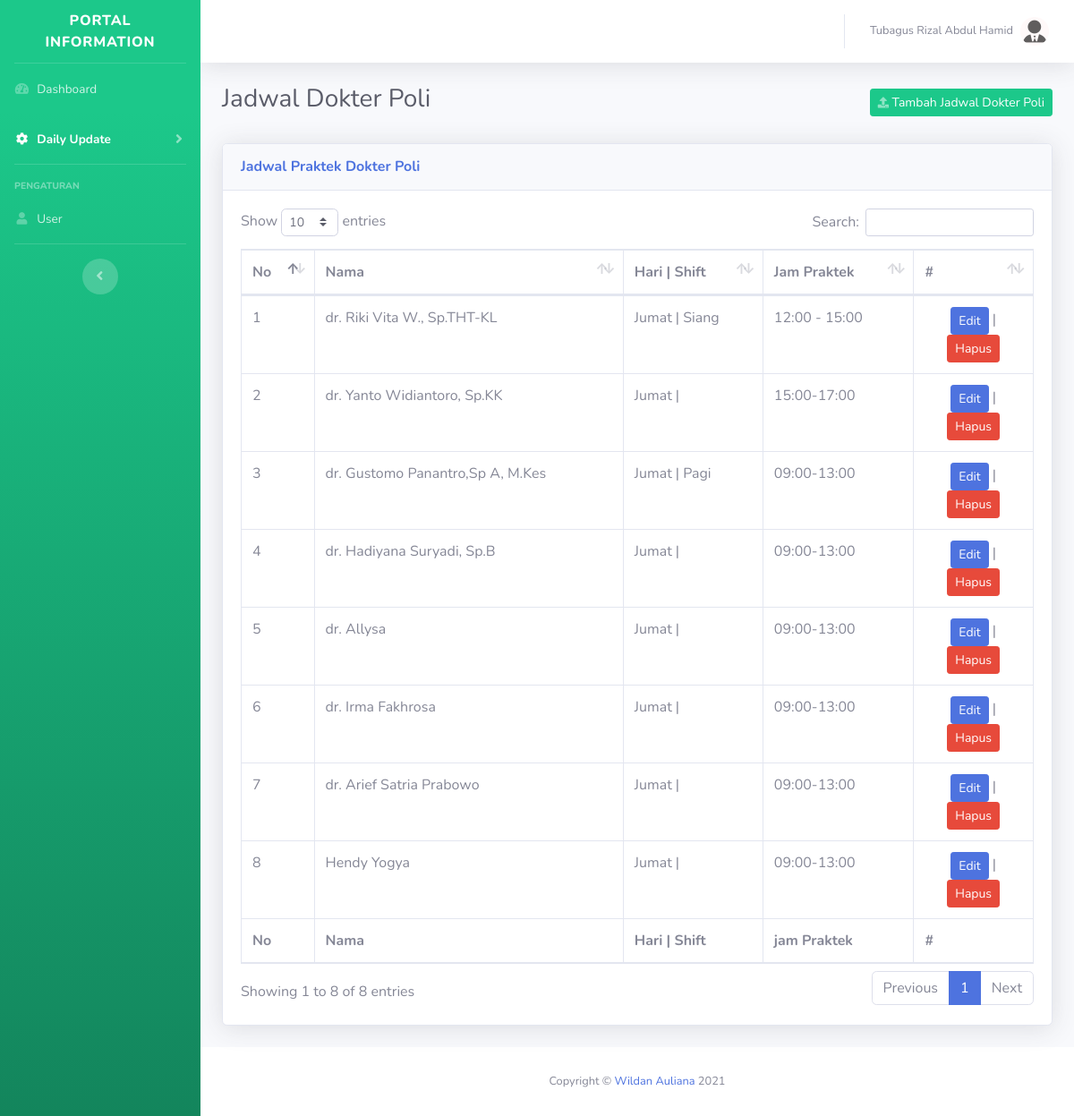
Screenshot of /admin/jadwal.php (signed in) with the database file from the repository.
### tables this page shows
CREATE TABLE `jadwal` (
  `id` int(11) NOT NULL,
  `id_dr` int(11) NOT NULL,
  `hari_praktek` varchar(160) NOT NULL,
  `shift` varchar(6) NOT NULL,
  `keterangan` varchar(16) DEFAULT NULL,
  `jam` varchar(20) DEFAULT NULL,
  `status` varchar(16) NOT NULL
);

CREATE TABLE `dokter` (
  `id` int(11) NOT NULL,
  `nama` varchar(255) NOT NULL,
  `spesialis` varchar(160) NOT NULL,
  `lokasi` int(1) NOT NULL,
  `photo` varchar(160) NOT NULL,
  `status` int(1) NOT NULL
);

### admin/jadwal.php (the view, shortened to what this page needs)
<!DOCTYPE html>
<html lang="en">
<?php
  include('../config.php');
?>
<head>
  <link href="vendor/fontawesome-free/css/all.min.css" rel="stylesheet" type="text/css">
  <link href="css/sb-admin-2.min.css" rel="stylesheet">
  <link href="vendor/datatables/dataTables.bootstrap4.min.css" rel="stylesheet">
</head>
<body id="page-top">
  <div id="wrapper">
    <?php
      include('component/sidebar.php');
    ?>
    <div id="content-wrapper" class="d-flex flex-column">
      <div id="content">
        <?php
          include('component/topbar.php');
        ?>
        <div class="container-fluid">
          <div class="d-sm-flex align-items-center justify-content-between mb-4">
            <h1 class="h3 mb-2 text-gray-800">Jadwal Dokter Poli</h1>
            <a href="#tambah_jadwal" class="btn btn-sm btn-success" id="CustId" data-toggle="modal"><i class="fas fa-upload fa-sm text-white-50"></i> Tambah Jadwal Dokter Poli</a>
          </div>
          <div class="card shadow mb-4">
            <div class="card-header py-3">
              <h6 class="m-0 font-weight-bold text-primary">Jadwal Praktek Dokter Poli</h6>
            </div>
            <div class="card-body">
              <div class="table-responsive">
                <table class="table table-bordered" id="dataTable" width="100%" cellspacing="0">
                  <thead>
                    <tr>
                      <th>No</th>
                      <th>Nama</th>
                      <th>Hari | Shift</th>
                      <th>Jam Praktek</th>
                      <th>#</th>
                    </tr>
                  </thead>
                  <tfoot>
                    <tr>
                    <th>No</th>
                      <th>Nama</th>
                      <th>Hari | Shift</th>
                      <th>jam Praktek</th>
                      <th>#</th>
                    </tr>
                  </tfoot>
                  <tbody>
                    <?php
                      $query="SELECT a.*,b.nama FROM jadwal a, dokter b WHERE a.id_dr = b.id";
                      if (mysqli_query($connect,$query)) {
                        $result=mysqli_query($connect,$query);
                      } else die ("Error menjalankan query". mysql_error());
                      if (mysqli_num_rows($result) > 0) {
                        $no='1';
                        while($row = mysqli_fetch_array($result)) {
                          echo "<tr>";
                          echo "  <td>".$no."</td>";
                          echo "  <td>".$row["nama"]."</td>";
                          if($row['hari_praktek']=='Monday'){
                            echo "<td>Senin | ".$row["shift"]."</td>";
                          }else if($row['hari_praktek']=='Tuesday'){
                            echo "<td>Selasa | ".$row["shift"]."</td>";
                          }else if($row['hari_praktek']=='Wednesday'){
                            echo "<td>Rabu | ".$row["shift"]."</td>";
                          }else if($row['hari_praktek']=='Thursday'){
                            echo "<td>Kamis | ".$row["shift"]."</td>";
                          }else if($row['hari_praktek']=='Friday'){
                            echo "<td>Jumat | ".$row["shift"]."</td>";
                          }else if($row['hari_praktek']=='Saturday'){
                            echo "<td>Sabtu | ".$row["shift"]."</td>";
                          }else if($row['hari_praktek']=='Sunday'){
                            echo "<td>Ahad | ".$row["shift"]."</td>";
                          }
                          echo "  <td>".$row["jam"]."</td>";
                          echo "<td width='15%' align='center'> <a href='editjadwal.php?id=".$row['id']."' class='btn btn-sm btn-primary'><i class='glyphicon glyphicon-trash'></i> Edit</a> | ";
                          echo " <a href='control/hapus.php?id=".$row['id']."' class='btn btn-sm btn-danger'><i class='glyphicon glyphicon-trash'></i> Hapus </a></td>";
                          echo "</tr>";
                          $no++;
                        }
                      }
                    ?>
                  </tbody>
                </table>
              </div>
            </div>
          </div>
        </div>
      </div>
      <?php
        include('component/footer.php');
      ?>
    </div>
  </div>
</body>
</html>

### rows the page displays
jadwal: dokter.nama "dr. Riki Vita W., Sp.THT-KL", shift "Siang", jam "12:00 - 15:00"
jadwal: dokter.nama "dr. Yanto Widiantoro, Sp.KK", jam "15:00-17:00"
jadwal: dokter.nama "dr. Gustomo Panantro,Sp A, M.Kes", shift "Pagi", jam "09:00-13:00"
jadwal: dokter.nama "dr. Hadiyana Suryadi, Sp.B", jam "09:00-13:00"
jadwal: dokter.nama "dr. Allysa", jam "09:00-13:00"
jadwal: dokter.nama "dr. Irma Fakhrosa", jam "09:00-13:00"
jadwal: dokter.nama "dr. Arief Satria Prabowo", jam "09:00-13:00"
jadwal: dokter.nama "Hendy Yogya", jam "09:00-13:00"

### other values shown
$_SESSION['nama_lengkap'] "Tubagus Rizal Abdul Hamid"
